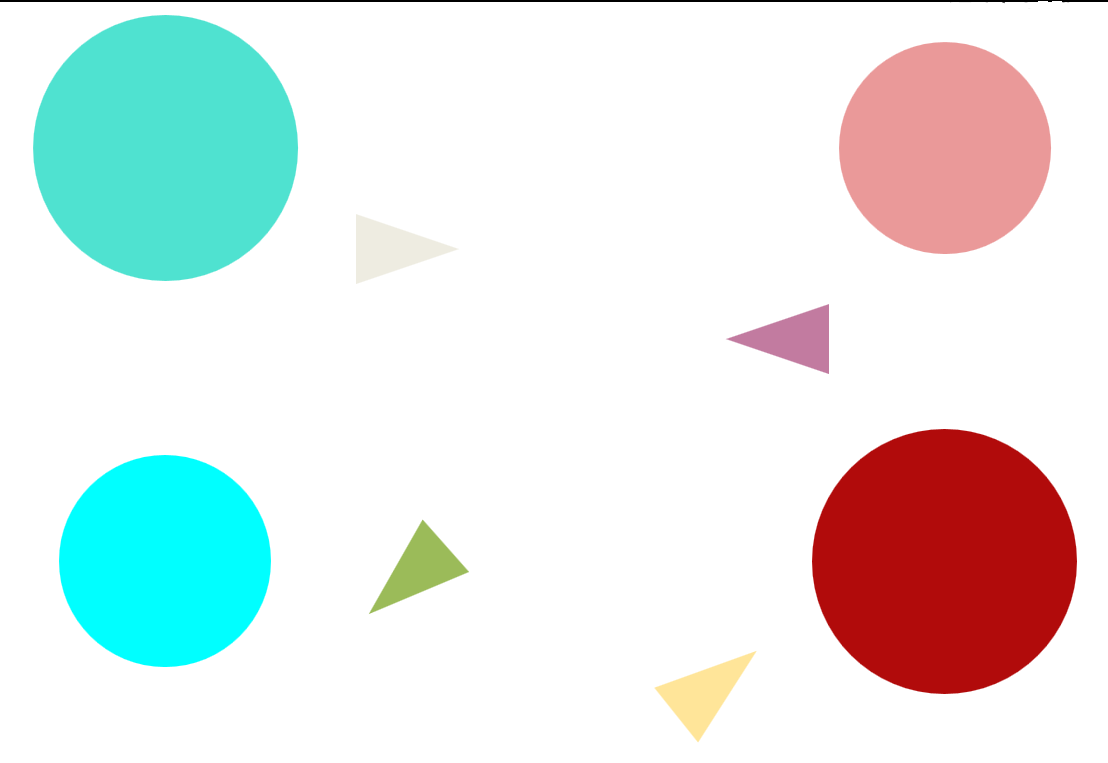
#> input picture circulo.png, 1108 x 763 px
$ jupyter execute nac_1_thetwo.ipynb   (shell and % lines are left out)
#> lines starting #> are read from the running program, lines starting #| are printed output that depends on the picture; after the words box and inside, x2 and y2 are one past the last pixel; in counts of white or black regions, pixels touching at a corner belong together
# Imports

[cell 1]
import cv2
from matplotlib import pyplot as plt
import numpy as np
import math

## Código

[cell 2]
#pegando imagem original dada pelo professor
oImg = cv2.imread('circulo.png')
#> oImg is the input picture: shape (763, 1108, 3); mean B, G, R 229.4, 231.2, 225.5

#gerando rgb da oImg
oImg_rgb = cv2.cvtColor(oImg, cv2.COLOR_BGR2RGB)

#Renderizando
plt.figure(figsize = (10,10))
plt.imshow(oImg_rgb)

# R1

[cell 3]
#pegando imagen original dada pelo professor
img = cv2.imread('circulo.png')

#gerando hsv da oImg
img_hsv = cv2.cvtColor(img, cv2.COLOR_BGR2HSV)
#> img_hsv: shape (763, 1108, 3); mean H, S, V 10.6, 42.2, 245.9

image_lower_azul = np.array([0, 150, 100])
image_upper_azul = np.array([250, 250, 245])


mask_hsv = cv2.inRange(img_hsv, image_lower_azul, image_upper_azul)
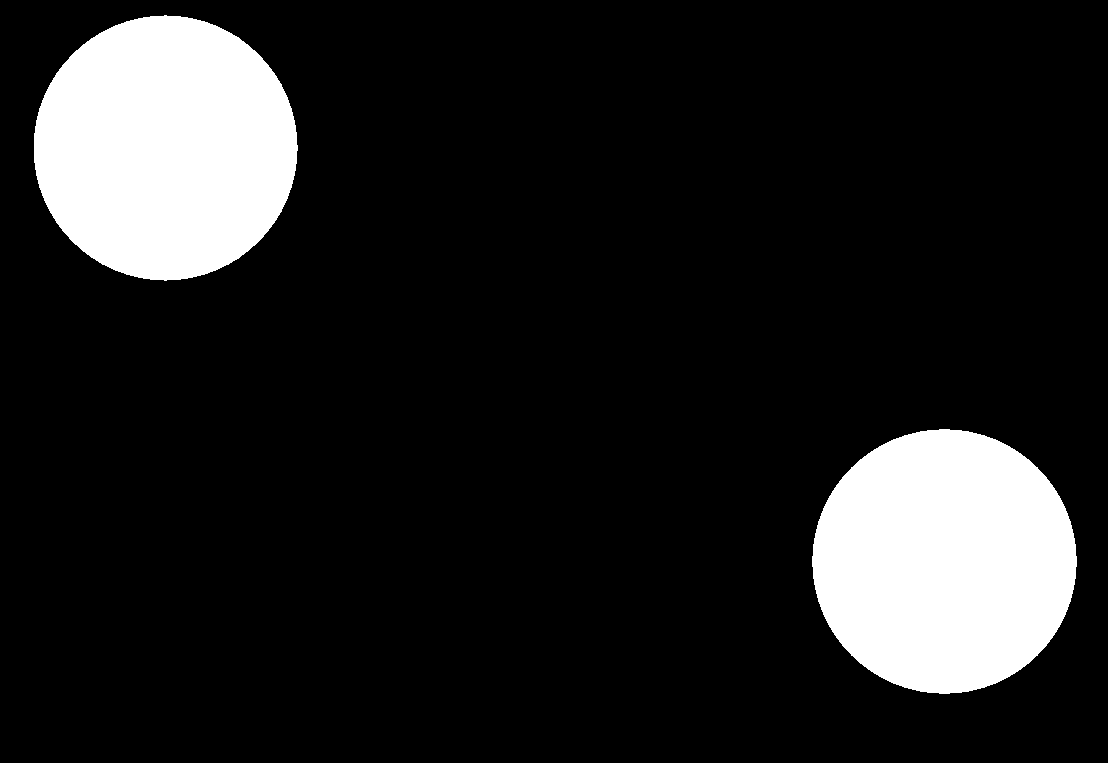
#> mask_hsv: shape (763, 1108); 13% white; 2 white regions


contour, _ = cv2.findContours(mask_hsv, cv2.RETR_TREE, cv2.CHAIN_APPROX_SIMPLE)
#> contour = 2 contours; box (x1, y1, x2, y2) and area: (812, 429, 1077, 694) 54498, (34, 15, 298, 281) 54480


mask_rgb = cv2.cvtColor(mask_hsv, cv2.COLOR_GRAY2RGB)
#> mask_rgb: shape (763, 1108, 3); 13% white; 2 white regions, box (x1, y1, x2, y2) and area: (812, 429, 1077, 694) 54873, (34, 15, 298, 281) 54854
# gerando copia da mascara para desenhar
contour_img = mask_rgb.copy()

#desenhando a imagen contornada
cv2.drawContours(contour_img, contour, -1, [255, 0, 0], 5);

#plotando resultado
plt.figure(figsize = (10,10))
plt.imshow(contour_img);

[cell 4]
color = (0,0,0)
color2 = (156, 184, 255)

# Calculo das coordenadas do centro 1
cnt = contour[0]
#> cnt = contour of 388 points, box (x1, y1, x2, y2) (812, 429, 1077, 694), area 54498
M = cv2.moments(cnt)
#> M = moments, m00 54498, centre m10/m00, m01/m00 = (944, 561)

cx1 = int(M['m10']/M['m00'])
#> cx1 = 944
cy1 = int(M['m01']/M['m00'])
#> cy1 = 561
cv2.line(contour_img,(cx1,cy1),(cx1,cy1),color,10)
#> contour_img: shape (763, 1108, 3); mean B, G, R 34.5, 31.2, 31.2


# Calculo das coordenadas do centro 2
cnt2 = contour[1]
#> cnt2 = contour of 380 points, box (x1, y1, x2, y2) (34, 15, 298, 281), area 54480
M2 = cv2.moments(cnt2)
#> M2 = moments, m00 54480, centre m10/m00, m01/m00 = (165.1, 147.5)

cx2 = int(M2['m10']/M2['m00'])
#> cx2 = 165
cy2 = int(M2['m01']/M2['m00'])
#> cy2 = 147
cv2.line(contour_img,(cx2,cy2),(cx2,cy2),color,10)
#> contour_img: shape (763, 1108, 3); mean B, G, R 34.5, 31.2, 31.2


# Calculo das areas
area1 = cv2.contourArea(cnt)
#> area1 = 54498
area2 = cv2.contourArea(cnt2)
#> area2 = 54480


# Textos
font1 = cv2.FONT_HERSHEY_SIMPLEX
text1 = cy2 , cx2
#> text1 = (147, 165)
origin1 = (70,350)
cv2.putText(contour_img, str(text1), origin1, font1,1,(200,50,0),2,cv2.LINE_AA)

font2 = cv2.FONT_HERSHEY_SIMPLEX
text2 = cy1 , cx1
#> text2 = (561, 944)
origin2 = (860,390)
cv2.putText(contour_img, str(text2), origin2, font2,1,(200,50,0),2,cv2.LINE_AA)


# Textos das areas
font_area1 = cv2.FONT_HERSHEY_SIMPLEX
text_area1 = "Area 1 = {}".format(area1)
#> text_area1 = 'Area 1 = 54498.0'
origin_area1 = (40,390)
cv2.putText(contour_img, str(text_area1), origin_area1, font_area1,1,(200,50,0),2,cv2.LINE_AA)

font_area2 = cv2.FONT_HERSHEY_SIMPLEX
text_area2 = "Area 2 = {}".format(area2)
#> text_area2 = 'Area 2 = 54480.0'
origin_area2 = (820,350)
cv2.putText(contour_img, str(text_area2), origin_area2, font_area2,1,(200,50,0),2,cv2.LINE_AA)
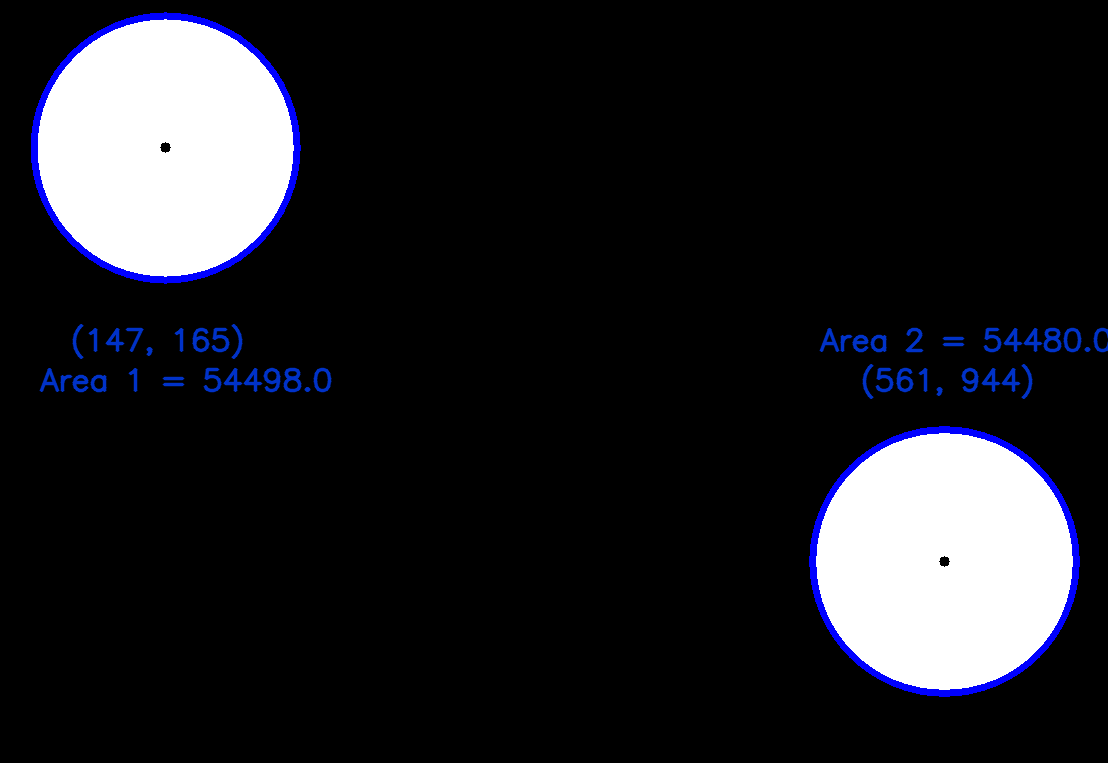
#> contour_img: shape (763, 1108, 3); mean B, G, R 36.1, 31.6, 31.2


# Retorno imagem e informacoes obtidas
plt.figure(figsize = (10,10))
plt.imshow(contour_img);

# R2

[cell 5]
color = (0,0,0)
color2 = (156, 184, 255)

#Calculando coordenadas da massa 1
cnt = contour[0]
M = cv2.moments(cnt)

cx1 = int(M['m10']/M['m00'])
cy1 = int(M['m01']/M['m00'])

#Calculando coordenadas da massa 2
cnt2 = contour[1]
M2 = cv2.moments(cnt2)

cx2 = int(M2['m10']/M2['m00'])
cy2 = int(M2['m01']/M2['m00'])

#Textos com a areas
font1 = cv2.FONT_HERSHEY_SIMPLEX
text1 = cy2, cx2
origin1 = (70,350)
cv2.putText(contour_img, str(text1), origin1, font2,1,(200,50,0),2,cv2.LINE_AA)
#> contour_img: shape (763, 1108, 3); 0.1% of pixels changed, all inside (x1, y1, x2, y2) = (72, 324, 243, 360)

font2 = cv2.FONT_HERSHEY_SIMPLEX
text2 = cy1 , cx1
origin2 = (860,390)
cv2.putText(contour_img, str(text2), origin2, font2,1,(200,50,0),2,cv2.LINE_AA)
#> contour_img: shape (763, 1108, 3); mean B, G, R 36.1, 31.6, 31.2

#Linha entre os pontos encontrados
line = cv2.line(contour_img,(cx1,cy1),(cx2,cy2),color2,10)


plt.figure(figsize = (10,10))
plt.imshow(contour_img)

[cell 6]
color = (0,0,0)
color2 = (156, 184, 255)
color3 = (0, 255, 0)
color4 = (200,50,0)

#Calculando coordenadas da massa 1
cnt = contour[0]
M = cv2.moments(cnt)

cx1 = int(M['m10']/M['m00'])
cy1 = int(M['m01']/M['m00'])


#Calculando coordenadas da massa 2
cnt2 = contour[1]
M2 = cv2.moments(cnt2)

cx2 = int(M2['m10']/M2['m00'])
cy2 = int(M2['m01']/M2['m00'])

# Textos
font1 = cv2.FONT_HERSHEY_SIMPLEX
text1 = cy2 , cx2
origin1 = (70,350)
cv2.putText(contour_img, str(text1), origin1, font2,1,(200,50,0),2,cv2.LINE_AA)


font2 = cv2.FONT_HERSHEY_SIMPLEX
text2 = cy1 , cx1
origin2 = (860,390)
cv2.putText(contour_img, str(text2), origin2, font2,1,(200,50,0),2,cv2.LINE_AA)
#> contour_img: shape (763, 1108, 3); mean B, G, R 37.1, 32.9, 33.2


# Linha entre os pontos
line = cv2.line(contour_img,(cx1,cy1),(cx2,cy2),color2,10)


# Linhas a mais do para formar um triangulo triangulo
cv2.line(contour_img,(cx1,cy1),(cx2,cy1),color3,10)
cv2.line(contour_img,(cx2,cy2),(cx2,cy1),color3,10)

# pontos
cv2.line(contour_img,(cx1,cy1),(cx1,cy1),color,10)
#> contour_img: shape (763, 1108, 3); mean B, G, R 36.2, 36, 32.4
cv2.line(contour_img,(cx2,cy2),(cx2,cy2),color,10)
#> contour_img: shape (763, 1108, 3); mean B, G, R 36.2, 35.9, 32.4
cv2.line(contour_img,(cx2,cy1),(cx2,cy1),color4,10)
#> contour_img: shape (763, 1108, 3); mean B, G, R 36.2, 35.9, 32.4

#Calculando Angulo
inclination = (cy2-cy1)/(cx2-cx1)
#> inclination = 0.531
angle = round(math.degrees(inclination))
#> angle = 30


font3 = cv2.FONT_HERSHEY_SIMPLEX
text3 = "angulo de inclinacao da reta = {} graus".format(angle)
#> text3 = 'angulo de inclinacao da reta = 30 graus'
origem3 = (178,530)
cv2.putText(contour_img, str(text3), origem3, font3,1,(200,50,0),2,cv2.LINE_AA)
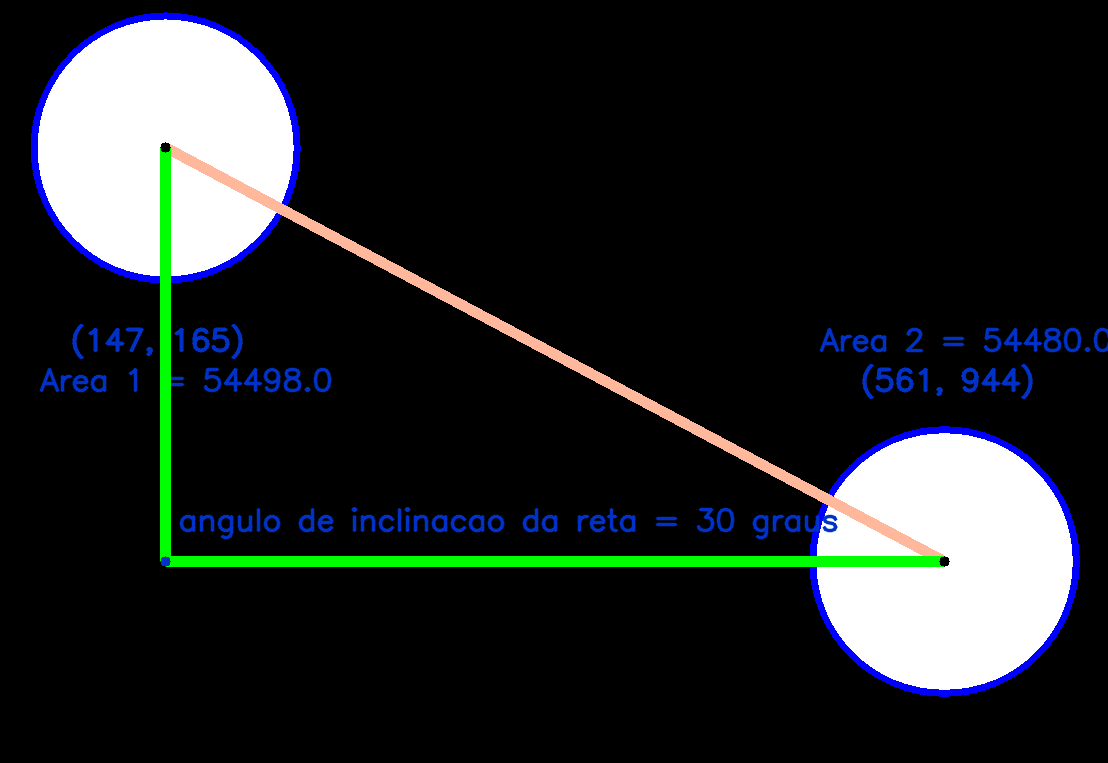
#> contour_img: shape (763, 1108, 3); mean B, G, R 37.2, 36.1, 32.3

plt.figure(figsize = (10,10))
plt.imshow(contour_img)
